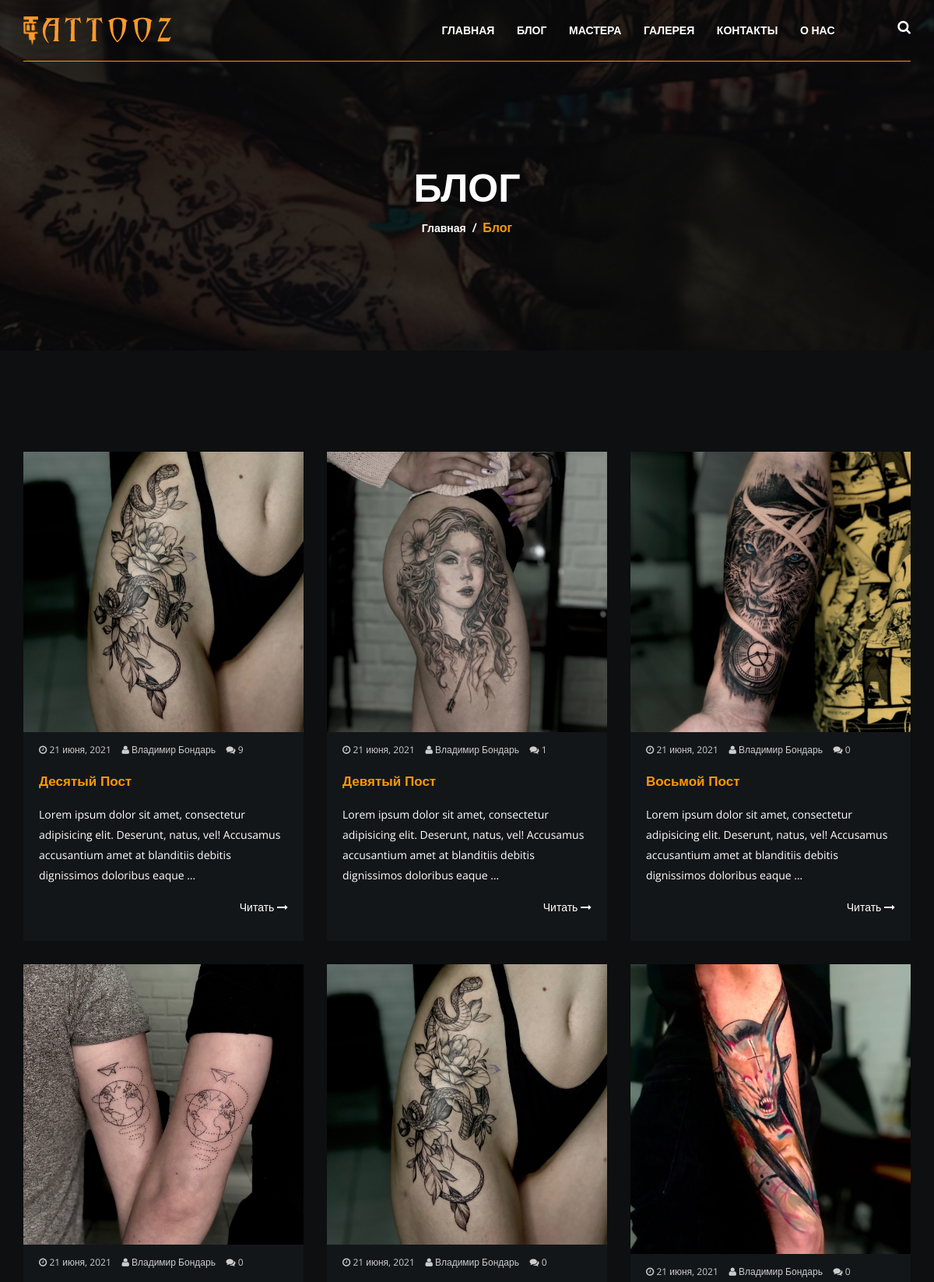
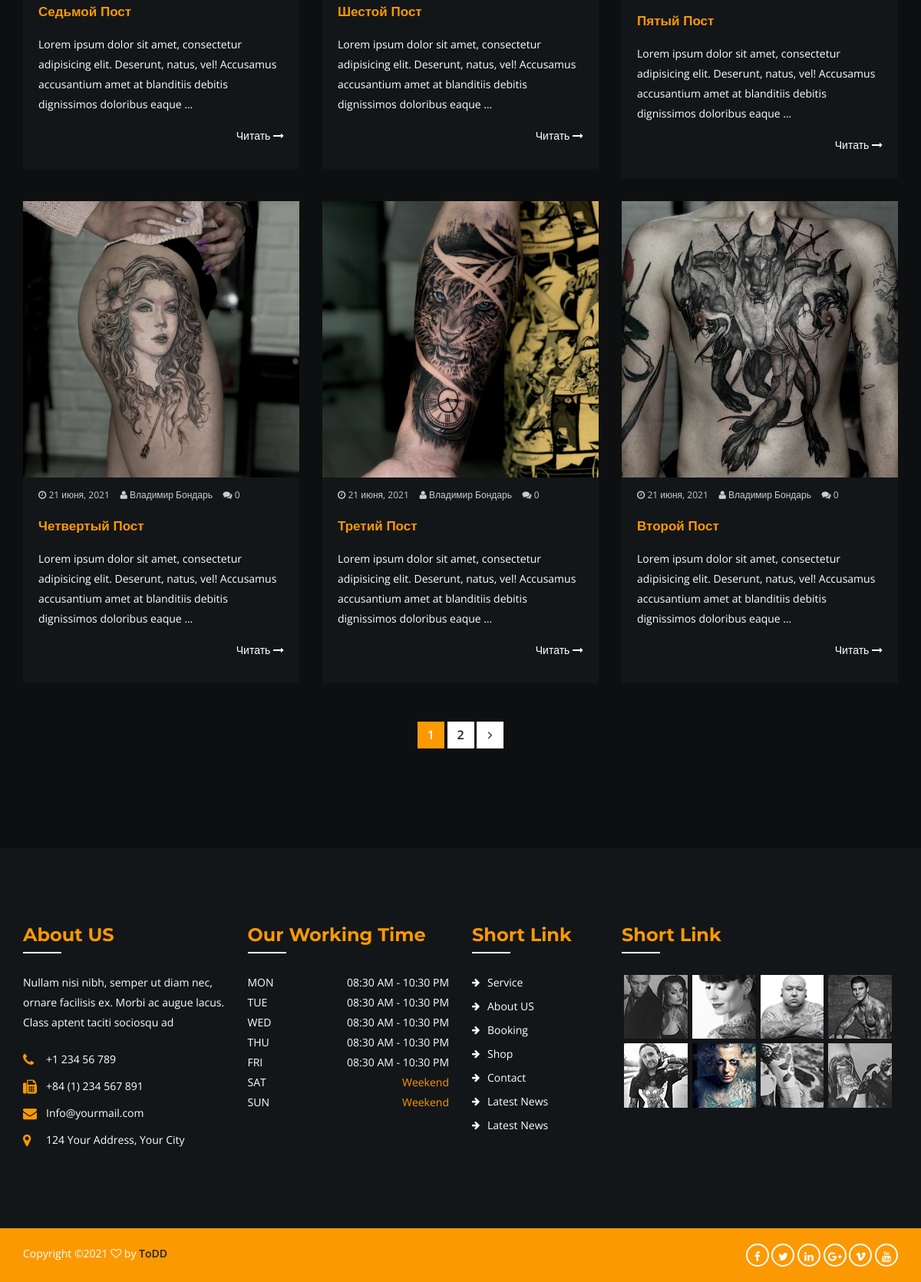
Screenshot of /blog/posts-list/ with the database file from the repository (2 pictures, top to bottom).
### blog/models.py (models this page shows, shortened)
class Post(models.Model):
    image = models.ImageField("Изображение", upload_to='posts/')
    title = models.CharField('Название', max_length=255)
    slug = models.SlugField('Url', max_length=255, unique=True,
                            help_text='Генерируется автоматически!')
    author = models.ForeignKey(Master, on_delete=models.CASCADE,
                               verbose_name='Автор')
    content = models.TextField('Контент')
    tags = models.ManyToManyField('Tag', related_name='post_tags',
                                  verbose_name='Теги')
    created_at = models.DateTimeField('Дата публикации', auto_now_add=True)
    def get_absolute_url(self):
        return reverse('post_detail', kwargs={'slug': self.slug})
    class Meta:
        verbose_name = "Пост"
        verbose_name_plural = "Посты"
        ordering = ["-created_at"]

### master/models.py (models this page shows, shortened)
class Master(models.Model):
    name = models.CharField('Имя мастера', max_length=150)
    image = models.ImageField('Изображение мастера', upload_to='masters/')
    about_master = models.TextField('Информация о мастере', max_length=180)
    vk = models.CharField('Ссылка на ВК', max_length=255, blank=True, null=True)
    instagram = models.CharField('Ссылка на Instagram', max_length=255,
                                 blank=True, null=True)
    telegram = models.CharField('Ссылка на Telegram', max_length=255,
                                blank=True, null=True)
    class Meta:
        verbose_name = "Мастер"
        verbose_name_plural = "Мастера"
        ordering = ["name"]

### blog/views.py (the view)
# urls.py: path('posts-list/', views.PostsListView.as_view(), name='posts_list'),
class PostsListView(ListView, BaseView):
    queryset = Post.objects.select_related('author')\
        .prefetch_related('comment_post')\
        .defer('tags', 'author__image', 'author__about_master',
               'author__vk', 'author__telegram', 'author__instagram')
    context_object_name = 'posts'
    template_name = 'blog/posts_list.html'
    paginate_by = 9

### services/views_exceptions.py (called while the page is built)
    def dispatch(self, request, *args, **kwargs):
        try:
            response = super().dispatch(request, *args, **kwargs)
        except Exception as e:
            send_message(settings.DEV_TG_ID, e.__str__())
            return self._response({'errorMessage': e}, status=400)
        if isinstance(response, (dict, list)):
            return self._response(response)
        else:
            return response

### templates/blog/posts_list.html
{% extends 'base.html' %}
{% block content %}
<div class="breadcumb-area bg-img-5 black-opacity">
    <div class="container">
        <div class="row">
            <div class="col-xs-12">
                <div class="breadcumb-wrap text-center">
                    <h2>Блог</h2>
                    <ul>
                        <li><a href="{% url 'home' %}">Главная</a></li>
                        <li>/</li>
                        <li class="active">Блог</li>
                    </ul>
                </div>
            </div>
        </div>
    </div>
</div>
<div class="blog-area bg-1">
    <div class="container">
        <div class="row">
            {% for post in posts %}
                <div class="col-xs-12 col-md-4 col-sm-6">
                    <div class="blog-wrap">
                        <div class="blog-img">
                            <img src="{{ post.image.url }}" alt="">
                        </div>
                        <div class="blog-content">
                            <ul class="blog-meta">
                                <li><a href="#"><i class="fa fa-clock-o"></i> {{ post.created_at|date:"j" }} {{ post.created_at|date:"E" }}, {{ post.created_at|date:"Y" }}</a></li>
                                <li><a href="#"><i class="fa fa-user"></i> {{ post.author.name }}</a></li>
                                <li><a href="#"><i class="fa fa-comments"></i>
                                    {{ post.comment_post.count }}</a></li>
                            </ul>
                            <h3>{{ post.title }}</h3>
                            <p>{{ post.content|truncatewords_html:20|safe }}</p>
                            <a href="{{ post.get_absolute_url }}">Читать <i class="fa fa-long-arrow-right"></i></a>
                        </div>
                    </div>
                </div>
            {% endfor %}
            <div class="col-xs-12">
                {% include 'include/pagination.html' %}
            </div>
        </div>
    </div>
</div>
{% endblock content %}

### static/css/styles.css (style rules this page uses)
* { margin:0; padding:0; }
body { color:#fff; font-family: 'Open Sans', sans-serif; line-height:26px; background:#fff; font-weight: 400; }
img { max-width:100%; height:auto }
p { margin:0px; color: #fff; }
h1, h2, h3, h4, h5, h6 { color: #fb9902; margin-bottom: 10px; margin-top: 0px; font-family: 'Montserrat', sans-serif; }
a { -webkit-transition:all 0.3s ease 0s; transition: all 0.3s ease 0s; -webkit-transition:all .3s; -moz-transition:all .3s; text-decoration:none; color:#fff; font-size:14px; }
ul { list-style: outside none none; margin: 0; padding: 0; }
:before,:after { -webkit-transition: all .3s; transition: all .3s; }
.bg-1 { background:#0d0f11; }
.bg-img-5 { background: url(../images/bg/6.jpg)no-repeat center center / cover }
.black-opacity { position: relative; z-index: 9; }
.black-opacity:before { position: absolute; left: 0; top: 0; width: 100%; height: 100%; background: #000; content: ""; z-index: -9; opacity: .8; -ms-filter:"progid:DXImageTransform.Microsoft.Alpha(Opacity=80)"; }
.blog-area { padding: 130px 0px 100px; }
.blog-wrap { margin-bottom: 30px; background: #131619; }
.blog-img img { width: 100%; }
.blog-content { overflow: hidden; padding: 10px 20px 30px; }
.blog-content ul { margin-bottom: 10px; }
.blog-content ul li { display: inline-block; margin-right: 10px; }
.blog-content ul li:last-child { margin-right: 0px; }
.blog-content ul li a { display: block; color: #ccc; font-size: 12px; }
.blog-content h3 { font-size: 17px; font-weight: 700; margin-bottom: 20px; text-transform: capitalize; }
.blog-content p { margin-bottom: 15px; }
.blog-content a { display: inline-block; float: right; color: #fff; }
.breadcumb-area { height: 450px; display: -webkit-box; display: -ms-flexbox; display: flex; -webkit-box-orient: vertical; -webkit-box-direction: normal; -ms-flex-direction: column; flex-direction: column; -webkit-box-pack: center; -ms-flex-pack: center; justify-content: center; }
.breadcumb-wrap { padding-top: 70px; }
.breadcumb-wrap h2 { font-size: 50px; color: #fff; font-weight: 700; text-transform: uppercase; }
.breadcumb-wrap ul li { display: inline-block; margin: 0px 2px; font-size: 16px; font-weight: 600; }
.breadcumb-wrap ul li.active { color: #fb9902; }

### rows the page displays
Post: image (picture), created_at "21", created_at "июня", created_at "2021", author.name "Владимир Бондарь", comment_post.count "9", title "Десятый Пост", content "Lorem ipsum dolor sit amet, consectetur adipisicing elit. Deserunt, natus, vel! Accusamus accusantium amet at blanditiis debitis dignissimos doloribus eaque …"
Post: image (picture), created_at "21", created_at "июня", created_at "2021", author.name "Владимир Бондарь", comment_post.count "1", title "Девятый Пост", content "Lorem ipsum dolor sit amet, consectetur adipisicing elit. Deserunt, natus, vel! Accusamus accusantium amet at blanditiis debitis dignissimos doloribus eaque …"
Post: image (picture), created_at "21", created_at "июня", created_at "2021", author.name "Владимир Бондарь", comment_post.count "0", title "Восьмой Пост", content "Lorem ipsum dolor sit amet, consectetur adipisicing elit. Deserunt, natus, vel! Accusamus accusantium amet at blanditiis debitis dignissimos doloribus eaque …"
Post: image (picture), created_at "21", created_at "июня", created_at "2021", author.name "Владимир Бондарь", comment_post.count "0", title "Седьмой Пост", content "Lorem ipsum dolor sit amet, consectetur adipisicing elit. Deserunt, natus, vel! Accusamus accusantium amet at blanditiis debitis dignissimos doloribus eaque …"
Post: image (picture), created_at "21", created_at "июня", created_at "2021", author.name "Владимир Бондарь", comment_post.count "0", title "Шестой Пост", content "Lorem ipsum dolor sit amet, consectetur adipisicing elit. Deserunt, natus, vel! Accusamus accusantium amet at blanditiis debitis dignissimos doloribus eaque …"
Post: image (picture), created_at "21", created_at "июня", created_at "2021", author.name "Владимир Бондарь", comment_post.count "0", title "Пятый Пост", content "Lorem ipsum dolor sit amet, consectetur adipisicing elit. Deserunt, natus, vel! Accusamus accusantium amet at blanditiis debitis dignissimos doloribus eaque …"
Post: image (picture), created_at "21", created_at "июня", created_at "2021", author.name "Владимир Бондарь", comment_post.count "0", title "Четвертый Пост", content "Lorem ipsum dolor sit amet, consectetur adipisicing elit. Deserunt, natus, vel! Accusamus accusantium amet at blanditiis debitis dignissimos doloribus eaque …"
Post: image (picture), created_at "21", created_at "июня", created_at "2021", author.name "Владимир Бондарь", comment_post.count "0", title "Третий Пост", content "Lorem ipsum dolor sit amet, consectetur adipisicing elit. Deserunt, natus, vel! Accusamus accusantium amet at blanditiis debitis dignissimos doloribus eaque …"
Post: image (picture), created_at "21", created_at "июня", created_at "2021", author.name "Владимир Бондарь", comment_post.count "0", title "Второй Пост", content "Lorem ipsum dolor sit amet, consectetur adipisicing elit. Deserunt, natus, vel! Accusamus accusantium amet at blanditiis debitis dignissimos doloribus eaque …"

### other values shown
{{ p }} "1"
{{ p }} "2"
